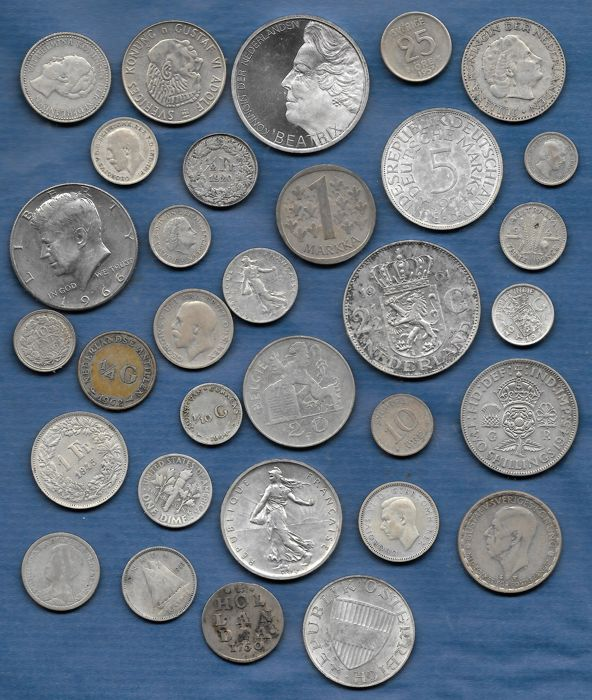
#> input picture opencv_learn/charpter17/water_coins.jpg, 592 x 700 px
$ python demo_17.06.py
#> lines starting #> are read from the running program, lines starting #| are printed output that depends on the picture; after the words box and inside, x2 and y2 are one past the last pixel; in counts of white or black regions, pixels touching at a corner belong together
import cv2
import numpy as np
import matplotlib.pyplot as plt

img = cv2.imread("water_coins.jpg")
#> img is the input picture: shape (700, 592, 3); mean B, G, R 134.9, 120.8, 108.1
gray = cv2.cvtColor(img, cv2.COLOR_BGR2GRAY)
img = cv2.cvtColor(img, cv2.COLOR_BGR2RGB)
ishow = img.copy()
ret, thresh = cv2.threshold(gray, 0, 255, cv2.THRESH_BINARY_INV + cv2.THRESH_OTSU)
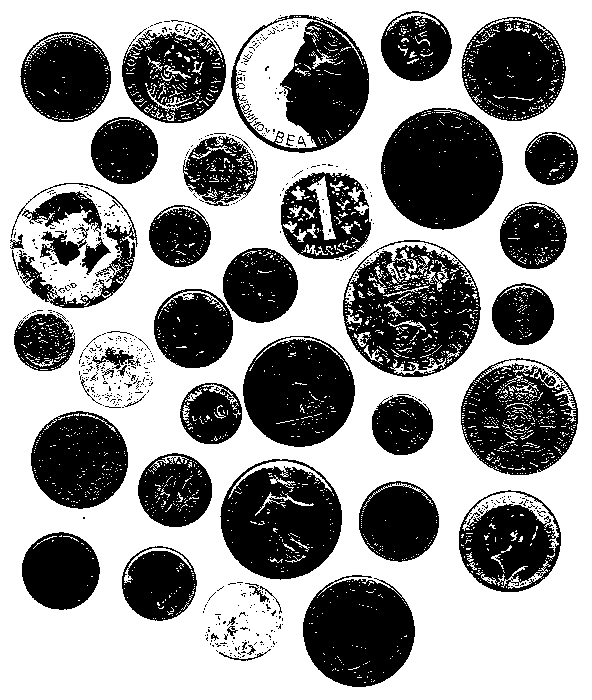
#> thresh: shape (700, 592); 59.3% white; 611 black regions (558 under 20 px), largest, box (x1, y1, x2, y2) and area: (381, 108, 503, 230) 11416, (343, 240, 481, 377) 11208, (220, 459, 342, 580) 10306
#> ret = 125
kernel = np.zeros((3, 3), np.uint8)
opening = cv2.morphologyEx(thresh, cv2.MORPH_OPEN, kernel, iterations=2)
#> opening: shape (700, 592); 58.7% white; 612 black regions (558 under 20 px), largest, box (x1, y1, x2, y2) and area: (385, 112, 507, 234) 11416, (347, 244, 485, 381) 11208, (224, 463, 346, 584) 10306
sure_bg = cv2.dilate(opening, kernel, iterations=3)
#> sure_bg: shape (700, 592); 57.7% white; 612 black regions (558 under 20 px), largest, box (x1, y1, x2, y2) and area: (388, 115, 510, 237) 11416, (350, 247, 488, 384) 11208, (227, 466, 349, 587) 10306
dist_transform = cv2.distanceTransform(opening, cv2.DIST_L2, 5)
ret, sure_fg = cv2.threshold(dist_transform, 0.7 * dist_transform.max(), 255, 0)
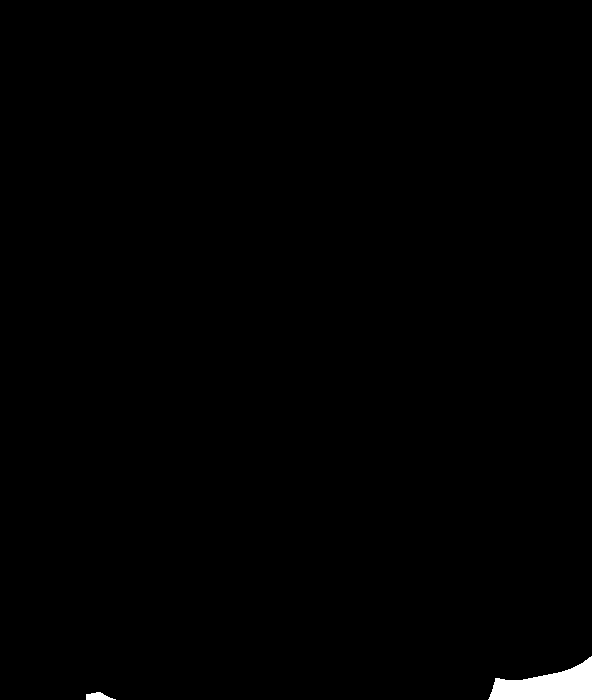
#> sure_fg: shape (700, 592) float32; 0.68% white; 2 white regions, box (x1, y1, x2, y2) and area: (488, 656, 592, 700) 2643, (86, 692, 116, 700) 158
#> ret = 84.02
sure_fg = np.uint8(sure_fg)
unknown = cv2.subtract(sure_bg, sure_fg)
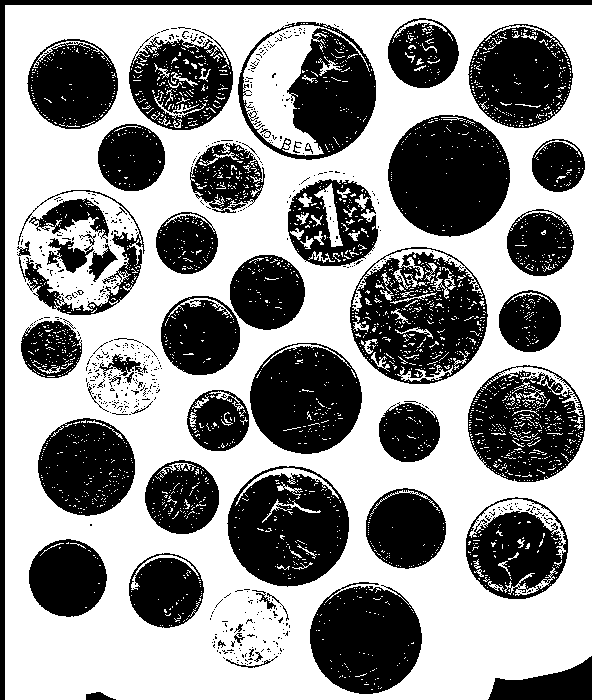
#> unknown: shape (700, 592); 57.1% white; 614 black regions (558 under 20 px), largest, box (x1, y1, x2, y2) and area: (388, 115, 510, 237) 11416, (350, 247, 488, 384) 11208, (227, 466, 349, 587) 10306
ret, markers = cv2.connectedComponents(sure_fg)
#> markers: shape (700, 592) int32; 3 distinct labels, from 0 to 2
#> ret = 3
markers = markers + 1
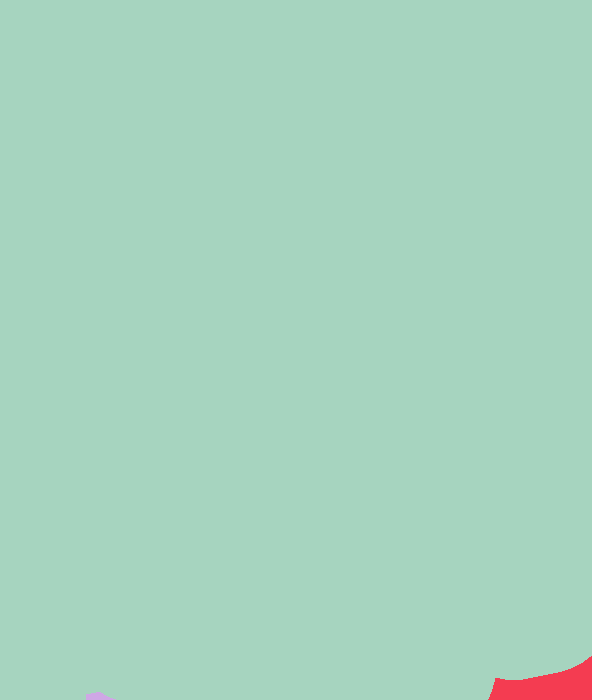
#> markers: shape (700, 592) int32; 3 distinct labels, from 1 to 3; one colour per label, 0 black
markers[unknown == 255] = 0
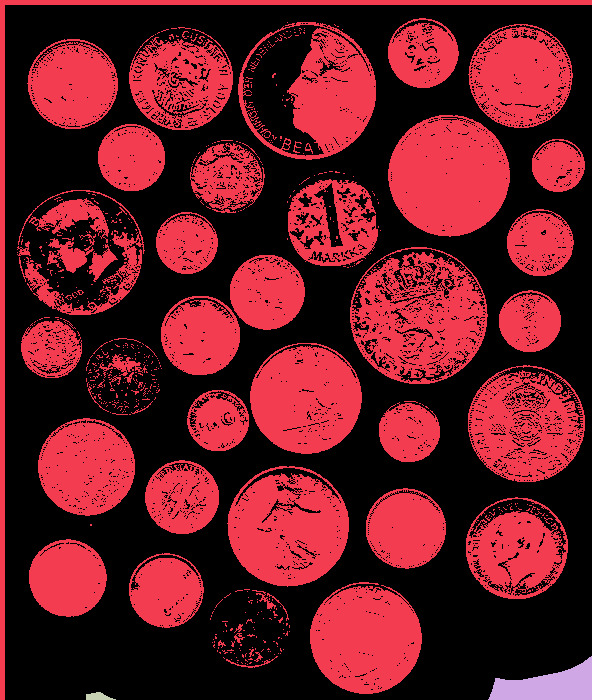
#> markers: shape (700, 592) int32; 4 distinct labels, from 0 to 3; one colour per label, 0 black
markers = cv2.watershed(img, markers)
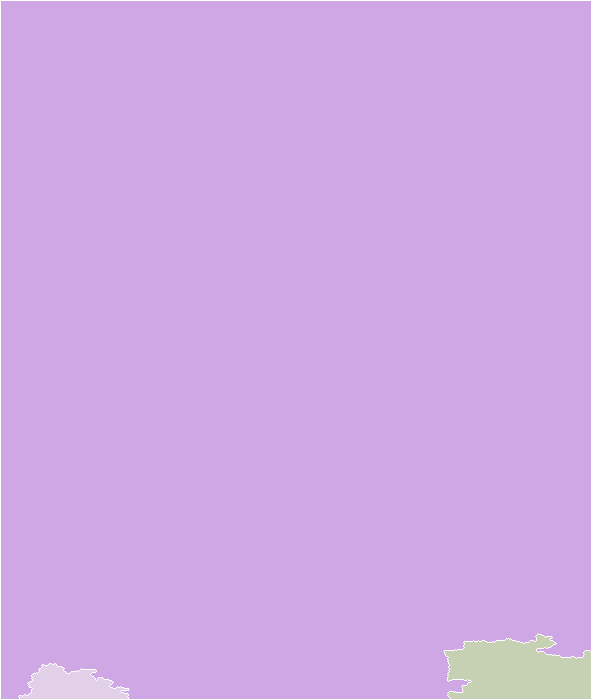
#> markers: shape (700, 592) int32; 4 distinct labels, from -1 to 3; one colour per label, 0 black, -1 white
img[markers == -1] = [0, 255, 0]
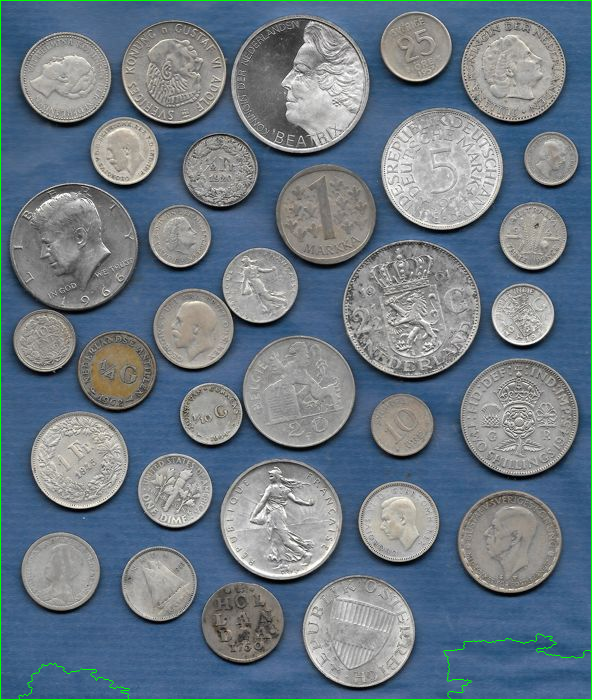
#> img: shape (700, 592, 3); mean R, G, B 107.7, 121.9, 133.9

plt.subplot(221)
plt.imshow(ishow)
plt.axis("off")

plt.subplot(222)
plt.imshow(img)
plt.axis("off")

plt.show()
